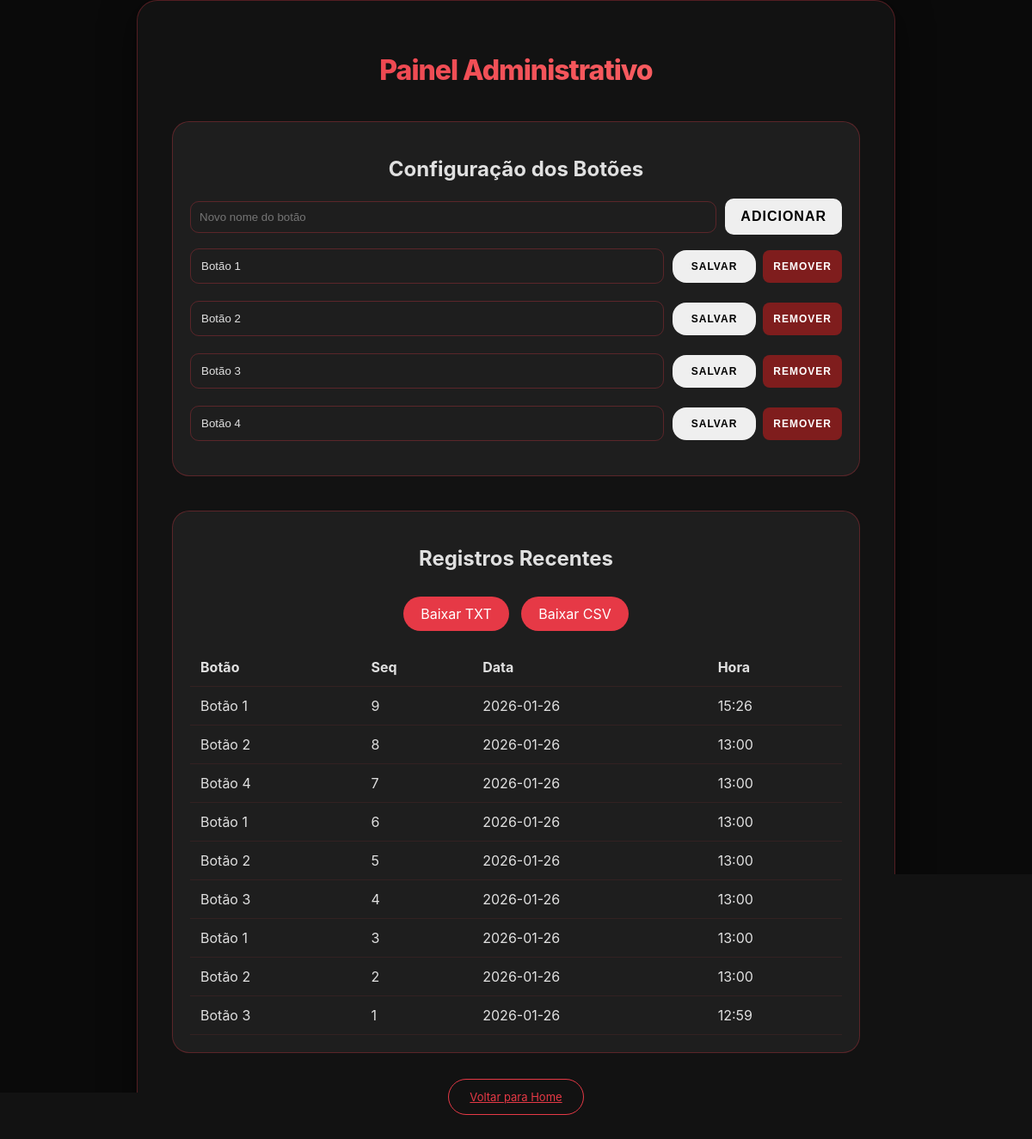
/admin, run on an earlier commit of the app's database.
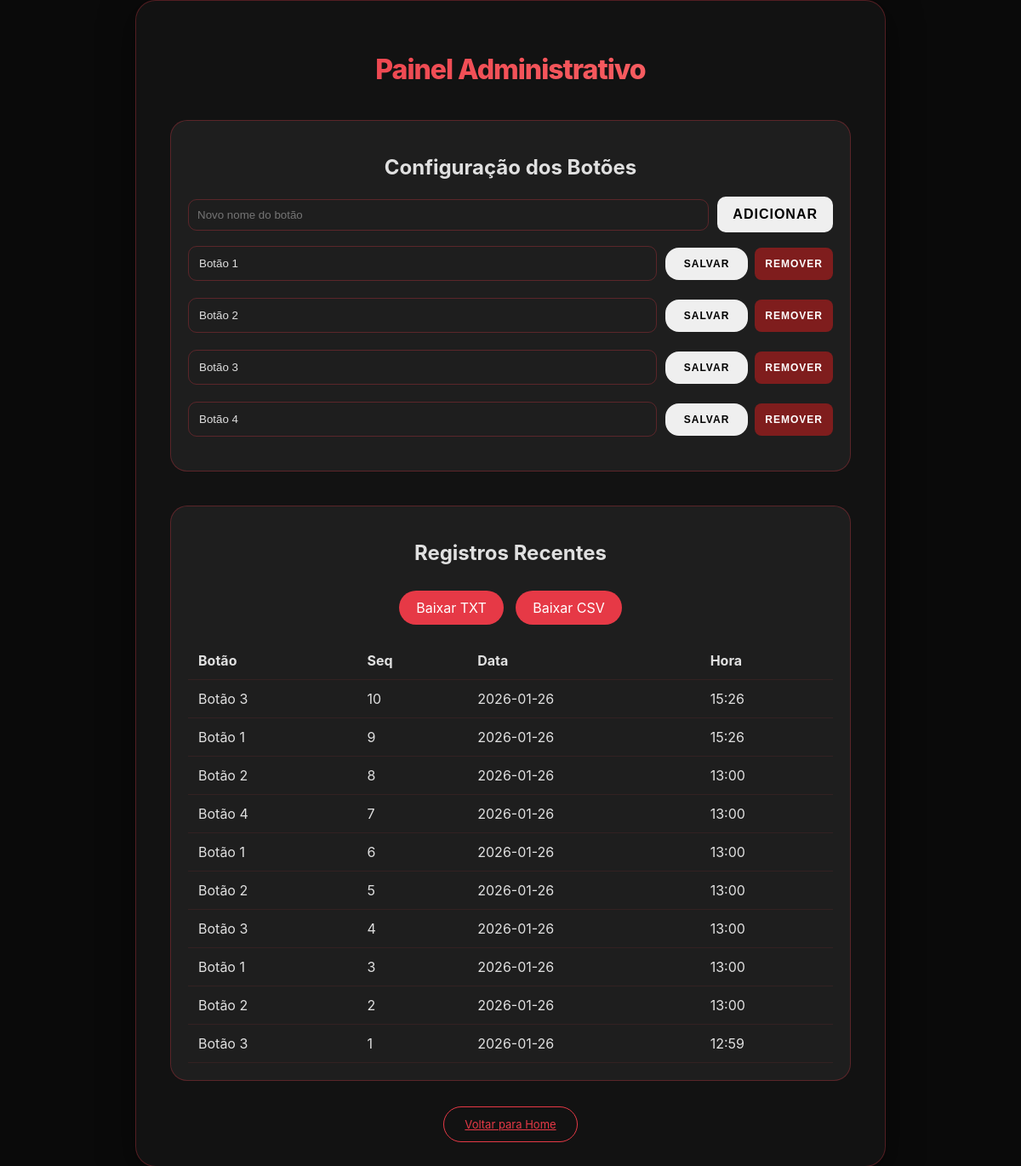
And on a later commit of the database.
### tables this page shows
CREATE TABLE botoes (
            id INTEGER PRIMARY KEY,
            nome TEXT
        );

CREATE TABLE cliques (
            id INTEGER PRIMARY KEY AUTOINCREMENT,
            botao TEXT,
            sequencial INTEGER,
            data TEXT,
            hora TEXT
        );

### app.py (the view)
@app.route('/admin')
def admin():
    conn = sqlite3.connect(DB_PATH)
    c = conn.cursor()
    c.execute("SELECT id, nome FROM botoes ORDER BY id")
    botoes = c.fetchall()
    c.execute("SELECT botao, sequencial, data, hora FROM cliques ORDER BY id DESC LIMIT 50")
    cliques = c.fetchall()
    conn.close()
    return render_template('admin.html', botoes=botoes, cliques=cliques)

### templates/admin.html (shortened to what this page needs)
<!DOCTYPE html>
<html lang="pt">
<head>
    <link rel="stylesheet" href="{{ url_for('static', filename='style.css') }}">
</head>
<body class="dark-mode">
    <div class="container" style="max-width: 800px;">
        <h1>Painel Administrativo</h1>
        <div class="admin-section">
            <h2>Configuração dos Botões</h2>
            <div style="display:flex; gap:10px; margin-bottom:16px; align-items:center;">
                <input type="text" id="new-button-name" placeholder="Novo nome do botão" style="flex:1; padding:10px; border-radius:10px; border:1px solid var(--border-vermelho); background:transparent; color:inherit;">
                <button onclick="addButton()" style="padding:10px 16px; border-radius:10px;">Adicionar</button>
            </div>
            {% for btn in botoes %}
            <div class="config-grid">
                <input type="text" id="name-{{ btn[0] }}" value="{{ btn[1] }}">
                <div style="display:flex; gap:8px; align-items:center;">
                    <button onclick="updateButton({{ btn[0] }})" style="padding: 10px 20px; font-size: 12px;">Salvar</button>
                    <button onclick="deleteButton({{ btn[0] }})" style="padding: 10px; font-size: 12px; background:#7f1d1d; color:white; border-radius:8px;">Remover</button>
                </div>
            </div>
            {% endfor %}
        </div>
        <div class="admin-section">
            <h2>Registros Recentes</h2>
            <a href="/admin/export" class="export-btn">Baixar TXT</a>
            <a href="/admin/export_csv" class="export-btn" style="margin-left:10px">Baixar CSV</a>
            <div class="table-container">
                <table>
                    <thead>
                        <tr>
                            <th>Botão</th>
                            <th>Seq</th>
                            <th>Data</th>
                            <th>Hora</th>
                        </tr>
                    </thead>
                    <tbody>
                        {% for log in cliques %}
                        <tr>
                            <td>{{ log[0] }}</td>
                            <td>{{ log[1] }}</td>
                            <td>{{ log[2] }}</td>
                            <td>{{ log[3] }}</td>
                        </tr>
                        {% endfor %}
                    </tbody>
                </table>
            </div>
        </div>
        <a href="/" id="toggleMode">Voltar para Home</a>
    </div>
</body>
</html>

### static/style.css (style rules this page uses)
:root { --preto: #0a0a0a; --branco: #ffffff; --vermelho-primario: #e63946; --vermelho-hover: #c1121f; --cinza-dark: #121212; --cinza-light: #f8f9fa; --texto-dark: #e0e0e0; --texto-light: #2d3436; --shadow-light: 0 10px 30px rgba(230, 57, 70, 0.1); --shadow-dark: 0 10px 40px rgba(0, 0, 0, 0.5); --border-vermelho: rgba(230, 57, 70, 0.3); }
body { margin: 0; font-family: 'Inter', 'Segoe UI', system-ui, -apple-system, sans-serif; transition: background-color 0.4s cubic-bezier(0.4, 0, 0.2, 1), color 0.4s; display: flex; justify-content: center; align-items: center; min-height: 100vh; overflow: hidden; }
.container { max-width: 500px; width: 90%; padding: 40px; border-radius: 24px; text-align: center; position: relative; z-index: 1; border: 1px solid var(--border-vermelho); }
h1 { margin-bottom: 40px; font-weight: 800; letter-spacing: -1px; background: linear-gradient(135deg, var(--vermelho-primario), #ff6b6b); -webkit-background-clip: text; -webkit-text-fill-color: transparent; }
button { padding: 24px; font-size: 16px; font-weight: 700; cursor: pointer; border: 2px solid transparent; border-radius: 16px; transition: all 0.3s cubic-bezier(0.4, 0, 0.2, 1); text-transform: uppercase; letter-spacing: 1px; }
body.dark-mode { background-color: var(--preto); color: var(--texto-dark); }
body.dark-mode .container { background-color: var(--cinza-dark); box-shadow: var(--shadow-dark); }
#toggleMode { margin-top: 30px; padding: 12px 24px; font-size: 13px; background: transparent; border: 1.5px solid var(--vermelho-primario); color: var(--vermelho-primario); box-shadow: none; border-radius: 30px; }

### templates/admin.html (style rules this page uses)
.admin-section { margin-bottom: 40px; background: rgba(255, 255, 255, 0.05); padding: 20px; border-radius: 20px; border: 1px solid var(--border-vermelho); }
.config-grid { display: grid; grid-template-columns: 1fr auto; gap: 10px; align-items: center; margin-bottom: 20px; }
input[type="text"] { padding: 12px; border-radius: 10px; border: 1px solid var(--border-vermelho); background: transparent; color: inherit; }
.table-container { overflow-x: auto; margin-top: 20px; }
table { width: 100%; border-collapse: collapse; text-align: left; }
th, td { padding: 12px; border-bottom: 1px solid rgba(230, 57, 70, 0.1); }
.export-btn { background: var(--vermelho-primario); color: white; padding: 10px 20px; border-radius: 30px; text-decoration: none; display: inline-block; margin-top: 10px; }

What changed in the data, as far as the page shows it:
added cliques: botao "Botão 3", sequencial "10", data "2026-01-26", hora "15:26"
